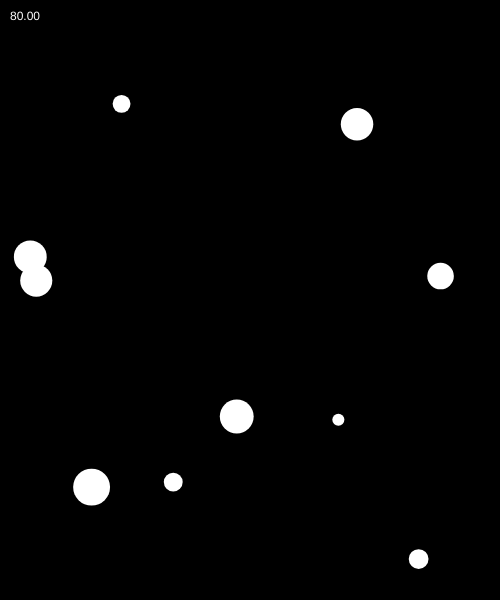
Frame 1 (no input)
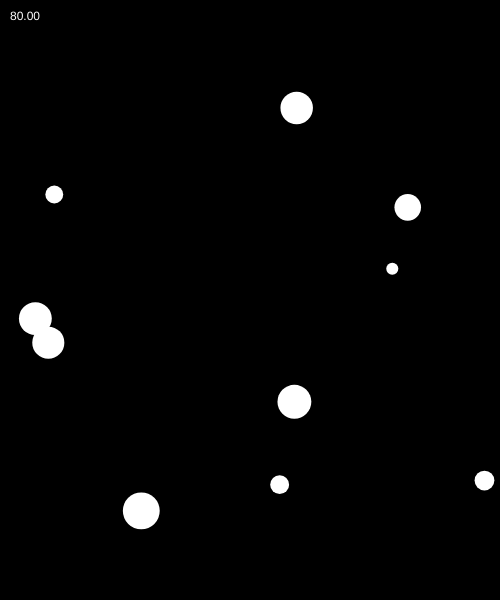
Frame 60 (no input)
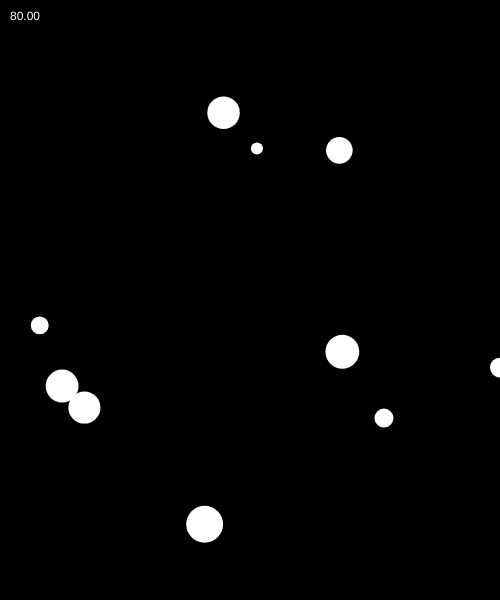
Frame 120 (the mouse pressed at the canvas centre since frame 60)

The p5.js sketch that drew these frames (run headless with seeded random() and noise() and a simulated clock; from frame 60 on, the mouse is pressed at the canvas centre):

// p5.js sketch
// ── sketch.js
let particles = [];

function setup() {
  createCanvas(500, 600);
  background(0);

  for (let i = 0; i < 10; i++) {
    let x = random(width);
    let y = random(height);
    let rad = random(5, 20);
    particles.push(new Particle(x, y, rad));
  }
}

function draw() {
  background(0);

  let centerPos = createVector(width/2, height/2);
  let angle = 80//map(mouseX, 0, width, 10, 80);
  
  for (let i = 0; i < particles.length; i++) {
    let p = particles[i];
    
    let vector = p5.Vector.sub(centerPos, p.pos);
    vector.normalize();
    vector.mult(0.1);
    vector.rotate( radians(angle) );
    p.applyForce(vector);
    
    p.vel.mult(0.9); // slow down a bit
    p.checkBoundaries();
    p.update();
    p.display();
  }
  
  fill(255);
  text(angle.toFixed(2), 10, 20);
}

///// CLASS /////

class Particle {
  constructor(x, y, rad) {
    this.pos = createVector(x, y);
    this.vel = createVector(0, 0);
    this.acc = createVector(0, 0);
    this.rad = rad;
    this.mass = rad * 0.05; // MASS!
  }
  applyForce(f) {
    if (this.mass > 0) {
      let force = p5.Vector.div(f, this.mass);
      this.acc.add(force);
    }
  }
  update() {
    this.vel.add(this.acc);
    this.pos.add(this.vel);
    this.acc.mult(0);
  }
  checkBoundaries() {
    // x
    if (this.pos.x < 0) {
      this.pos.x = 0;
      this.vel.x = -this.vel.x;
    } else if (this.pos.x > width) {
      this.pos.x = width;
      this.vel.x = -this.vel.x;
    }
    // y
    if (this.pos.y < 0) {
      this.pos.y = 0;
      this.vel.y = -this.vel.y;
    } else if (this.pos.y > height) {
      this.pos.y = height;
      this.vel.y = -this.vel.y;
    }
  }
  display() {
    push();
    translate(this.pos.x, this.pos.y);
    noStroke();
    fill(255);
    circle(0, 0, this.rad * 2);
    pop();
  }
}
